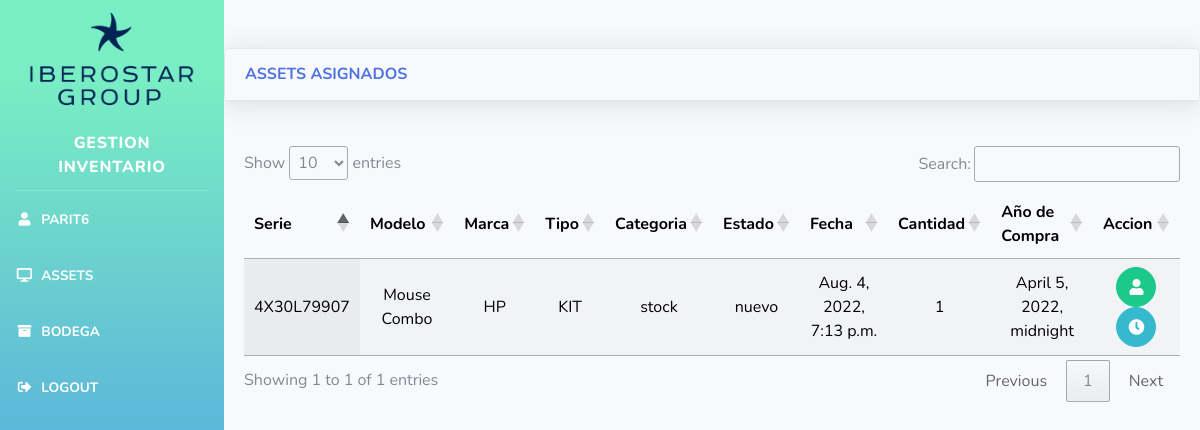
Page /home (signed in) on the committed database.
### proyectoinventario/models.py (models this page shows)
class Assets(models.Model):
    id_asset = models.AutoField(primary_key=True)
    modelo=models.CharField(max_length=30)
    serie=models.CharField(max_length=30)
    marca=models.CharField(max_length=30)
    cantidad=models.CharField(max_length=3)
    tipo=models.CharField(max_length=10)
    categoria=models.CharField(max_length=10)
    estado=models.CharField(max_length=10)
    fecha=models.DateTimeField(auto_now_add=True)
    fecha_compra=models.DateTimeField()
    accion=models.CharField(max_length=10)

### proyectoinventario/views.py (the view)
# urls.py: 2. Add a URL to urlpatterns:  path('', views.home, name='home')
def home(request):
    bode = Assets.objects.all().filter(accion=0)
    return render(request, "proyectowebapp/home.html", {'bode': bode})

### proyectoinventario/templates/proyectowebapp/home.html (shortened to what this page needs)
{% load static %}
<!DOCTYPE html>
<html lang="en">
<head>
  <link href="https://cdnjs.cloudflare.com/ajax/libs/font-awesome/5.11.2/css/all.min.css" rel="stylesheet"
    type="text/css">
  <link rel="stylesheet" href="https://cdn.datatables.net/1.12.1/css/jquery.dataTables.min.css">
  <link href="{%  static 'proyectowebapp/css/home.css' %}" rel="stylesheet">
  <link rel="stylesheet" href="https://cdn.datatables.net/1.11.5/css/jquery.dataTables.min.css">
</head>
<body id="page-top">
  <div id="wrapper">
    <ul class="navbar-nav bg-gradient-primary sidebar sidebar-dark accordion" id="accordionSidebar">
      <a class="sidebar-brand d-flex align-items-center justify-content-center" href="#">
        <div class="sidebar-brand-icon">
          <img src="{% static 'proyectowebapp/img/logo.png' %}" style="width:100%">
        </div>
      </a>
      <a class="sidebar-brand d-flex align-items-center justify-content-center" href="#">
        <div class="sidebar-brand-text mx-3">GESTION INVENTARIO</div>
      </a>
      <hr class="sidebar-divider my-0">
      <li class="nav-item active">
        <a class="nav-link" href="#">
          <i class="fas fa-fw fa-user"></i>
          <span>{{ user.username }}</span></a>
      </li>
      <li class="nav-item active">
        <a class="nav-link" href="{% url 'Home' %}">
          <i class="fas fa-fw fa-desktop"></i>
          <span>ASSETS</span></a>
      </li>
      <li class="nav-item active">
        <a class="nav-link" href="{% url 'Bodega' %}">
          <i class="fas fa-fw fa-archive"></i>
          <span>BODEGA</span></a>
      </li>
      <li class="nav-item active">
        {% if user.is_authenticated %}
        <a class="nav-link" href="{% url 'cerrar_sesion' %}">
          {% else %}
          No autenticado
          {% endif %}
          <i class="fas fa-fw fa-sign-out-alt"></i>
          <span>LOGOUT</span></a>
      </li>
    </ul>
    <div id="content-wrapper" class="d-flex flex-column">
      <div class="card shadow mb-4">
        <div class="card-header py-3 d-flex flex-row align-items-center justify-content-between">
          <h6 class="m-0 font-weight-bold text-primary">ASSETS ASIGNADOS</h6>
        </div>
      </div>
      <div class="card-body">
        <div class="table-responsive">
          <table class="display" id="example" width="100%">
            <thead>
              <tr>
                <th>Serie</th>
                <th>Modelo</th>
                <th>Marca</th>
                <th>Tipo</th>
                <th>Categoria</th>
                <th>Estado</th>
                <th>Fecha</th>
                <th>Cantidad</th>
                <th>Año de Compra</th>
                <th>Accion</th>
              </tr>
            </thead>
            <tbody>
              {% for c in bode %}
              <tr>
                <td>{{c.serie}}</td>
                <td>{{c.modelo}}</td>
                <td>{{c.marca}}</td>
                <td>{{c.tipo}}</td>
                <td>{{c.categoria}}</td>
                <td>{{c.estado}}</td>
                <td>{{c.fecha}}</td>
                <td>{{c.cantidad}}</td>
                <td>{{c.fecha_compra}}</td>
                <td>
                  <a href="#" class="btn btn-success btn-circle" title="Asignar"><i class="fas fa-user"></i></a>
                  <a href="{% url 'Historial' %}" class="btn btn-info btn-circle" title="Historial"><i class="fas fa-clock"></i></a>
                </td>
              </tr>
              {% endfor %}
          </table>
        </div>
      </div>
</body>
</html>

### rows in the picture
Assets: serie "4X30L79907", modelo "Mouse Combo", marca "HP", tipo "KIT", categoria "stock", estado "nuevo", fecha "Aug. 4, 2022, 7:13 p.m.", cantidad "1", fecha_compra "April 5, 2022, midnight"

### other values in the picture
{{ user.username }} "PARIT6"
